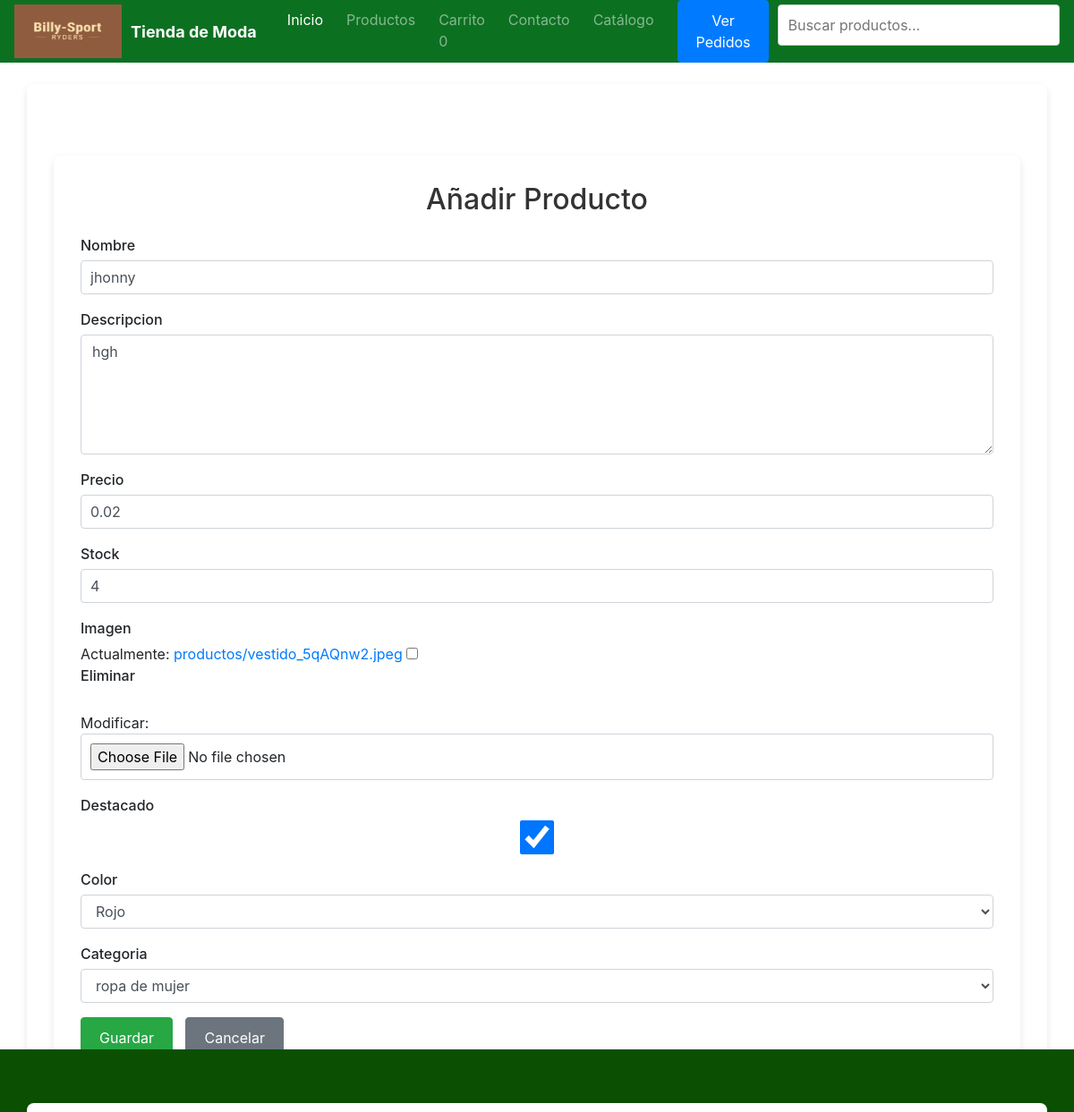
Screenshot of /productos/editar/4/ with the database file from the repository.
### productos/models.py (models this page shows, shortened)
class Producto(models.Model):
    id = models.AutoField(primary_key=True)
    nombre = models.CharField(max_length=200)
    descripcion = models.TextField()
    precio = models.DecimalField(max_digits=10, decimal_places=2)
    stock = models.PositiveIntegerField(default=0)
    imagen = models.ImageField(upload_to='productos/', blank=True, null=True)
    destacado = models.BooleanField(default=False)
    COLOR_CHOICES = [
        ('rojo', 'Rojo'),
        ('naranja', 'Naranja'),
        ('amarillo', 'Amarillo'),
        ('verde', 'Verde'),
        ('celeste', 'Celeste'),
        ('azul', 'Azul'),
        ('violeta', 'Violeta'),
        ('rosa', 'Rosa'),
        ('negro', 'Negro'),
        ('blanco', 'Blanco'),
        ('gris', 'Gris'),
        ('marrón', 'Marrón'),
    ]
    color = models.CharField(max_length=20, choices=COLOR_CHOICES, default='rojo')
    categoria = models.ForeignKey(Categoria, on_delete=models.CASCADE, related_name='productos')

class Categoria(models.Model):
    nombre = models.CharField(max_length=100, unique=True)  # Añadido `unique=True` para evitar duplicados
    def __str__(self):
        return self.nombre

### productos/views.py (the view)
# urls.py: path('productos/editar/<int:producto_id>/', views.editar_producto, name='editar_producto'),
def editar_producto(request, producto_id):
    producto = get_object_or_404(Producto, pk=producto_id)
    if request.method == 'POST':
        form = ProductoForm(request.POST, request.FILES, instance=producto)
        if form.is_valid():
            form.save()
            return redirect('productos:lista_producto')
    else:
        form = ProductoForm(instance=producto)
    return render(request, 'productos/crear_producto.html', {'form': form})

### productos/forms.py
class ProductoForm(forms.ModelForm):
    class Meta:
        model = Producto
        fields = '__all__'
    def __init__(self, *args, **kwargs):
        super().__init__(*args, **kwargs)
        self.label_suffix = ""
        for field in self.fields.values():
            field.label = field.label.title()
            if isinstance(field.widget, forms.FileInput):
                field.widget.attrs.update({'class': 'form-control-file'})
            else:
                field.widget.attrs.update({'class': 'form-control'})
                field.widget.attrs.update({'placeholder': field.label})
            if isinstance(field.widget, forms.Textarea): # Verificación correcta del tipo de widget
                field.widget.attrs['rows'] = 5  # Asignación directa

### productos/templates/productos/crear_producto.html (shortened to what this page needs)
{% extends 'productos/base.html' %}
{% load static %}
{% block extra_head %}
    <link rel="stylesheet" href="{% static 'productos/css/crear_producto.css' %}">
{% endblock %}
{% block content %}
    <div class="container">
        <h2>Añadir Producto</h2>
        <form method="POST" enctype="multipart/form-data">
            {{ form.as_p }}
            <div class="mt-3">
                <button type="submit" class="btn btn-success">Guardar</button>
                <a href="{% url 'productos:lista_producto' %}" class="btn btn-secondary">Cancelar</a>
            </div>
        </form>
    </div>
{% endblock %}

### static/productos/css/crear_producto.css (style rules this page uses)
.container { margin-top: 50px; padding: 30px; background-color: #fff; border-radius: 8px; box-shadow: 0 4px 8px rgba(0, 0, 0, 0.1); }
h2 { color: #333; text-align: center; margin-bottom: 20px; }
label { display: block; margin-bottom: 5px; font-weight: 500; }
input[type="text"], input[type="number"], input[type="file"], textarea, select { width: 100%; padding: 10px; margin-bottom: 15px; border: 1px solid #ced4da; border-radius: 4px; box-sizing: border-box; font-size: 16px; transition: border-color 0.3s ease; }
.btn { padding: 10px 20px; margin-right: 10px; border-radius: 4px; font-size: 16px; transition: background-color 0.3s ease; }
.btn-success { background-color: #28a745; border-color: #28a745; }
.btn-secondary { background-color: #6c757d; border-color: #6c757d; }

### rows the page displays
Producto: nombre "jhonny", descripcion "hgh", precio "0.02", stock "4", destacado "☑", color "Rojo", categoria "ropa de mujer"
